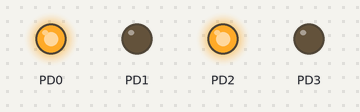
This program was run on a simulated ATmega328P, built with avr-gcc and emulated at 16 MHz (the files do not name the chip). Parts: output pins drawn as LEDs (lit = HIGH).

Above: at 1.0 s.
At 3.0 s:
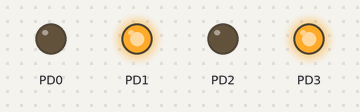
At 5.1 s:
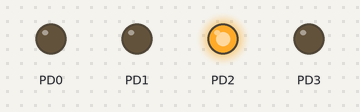
At 7.1 s:
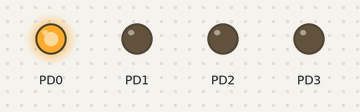
At 9.1 s:
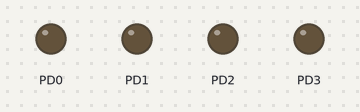
Timing chart, 0 to 13.3 s (numbered marks = the images above):
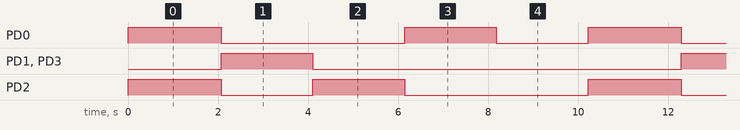

The program:

main.c
```c
/*
 * motor_drive.c
 *
 * Created: 9/15/2024 10:05:22 AM
 * Author : Hassan Abdul-razeq
 */
#define F_CPU 16000000
#include "Motor_interface.h"
#include <util/delay.h>

int main(void)
{
    Motor_init();

    while (1)
    {
        Motor_Forward();
        _delay_ms(2000);

        Motor_Backward();
        _delay_ms(2000);

        Motor_Turn_Right();
        _delay_ms(2000);

        Motor_Turn_Left();
        _delay_ms(2000);

        Motor_Stop();
        _delay_ms(2000);
    }
}
```

Motor_confg.h
```c
/*
 * Motor_confg.h
 *
 * Created: 9/15/2024 10:25:25 AM
 *  Author: Hassan
 */
#ifndef Motor_confg_H
#define Motor_confg_H

/* Motor Right */
#define MOTOR_RIGHT_PORT  DIO_Uint8_PORTD
#define MOTOR_RIGHT_PIN0  DIO_uint8_PinNO_0
#define MOTOR_RIGHT_PIN1  DIO_uint8_PinNO_1

/* Motor Left */
#define MOTOR_LEFT_PORT  DIO_Uint8_PORTD
#define MOTOR_LEFT_PIN0  DIO_uint8_PinNO_2
#define MOTOR_LEFT_PIN1  DIO_uint8_PinNO_3

#endif // Motor_confg_H
```

Motor_interface.h
```c
/*
 * Motor_interface.h
 *
 * Created: 9/15/2024 10:23:58 AM
 *  Author: Hassan
 */

void Motor_init (void);
void Motor_Forward (void);
void Motor_Backward (void);
void Motor_Turn_Right (void);
void Motor_Turn_Left (void);
void Motor_Stop (void);
```

Motor_prog.c
```c
/*
 * Motor_prog.c
 *
 * Created: 9/15/2024 10:45:36 AM
 *  Author: Hassan
 */

#include "DIO_int.h"
#include "Motor_confg.h"
#include "Motor_interface.h"

void Motor_init (void)
{
    DIO_Void_SetPINDir(MOTOR_RIGHT_PORT,MOTOR_RIGHT_PIN0,DIO_uint8_Dir_OUTPUT);
    DIO_Void_SetPINDir(MOTOR_RIGHT_PORT,MOTOR_RIGHT_PIN1,DIO_uint8_Dir_OUTPUT);

    DIO_Void_SetPINDir(MOTOR_LEFT_PORT,MOTOR_LEFT_PIN0,DIO_uint8_Dir_OUTPUT);
    DIO_Void_SetPINDir(MOTOR_LEFT_PORT,MOTOR_LEFT_PIN1,DIO_uint8_Dir_OUTPUT);
}

void Motor_Forward (void)
{
    DIO_Void_SetPINValue(MOTOR_RIGHT_PORT,MOTOR_RIGHT_PIN0,DIO_uint8_Value_HIGH);
    DIO_Void_SetPINValue(MOTOR_RIGHT_PORT,MOTOR_RIGHT_PIN1,DIO_uint8_Value_LOW);

    DIO_Void_SetPINValue(MOTOR_LEFT_PORT,MOTOR_LEFT_PIN0,DIO_uint8_Value_HIGH);
    DIO_Void_SetPINValue(MOTOR_LEFT_PORT,MOTOR_LEFT_PIN1,DIO_uint8_Value_LOW);
}

void Motor_Backward (void)
{
    DIO_Void_SetPINValue(MOTOR_RIGHT_PORT,MOTOR_RIGHT_PIN0,DIO_uint8_Value_LOW);
    DIO_Void_SetPINValue(MOTOR_RIGHT_PORT,MOTOR_RIGHT_PIN1,DIO_uint8_Value_HIGH);

    DIO_Void_SetPINValue(MOTOR_LEFT_PORT,MOTOR_LEFT_PIN0,DIO_uint8_Value_LOW);
    DIO_Void_SetPINValue(MOTOR_LEFT_PORT,MOTOR_LEFT_PIN1,DIO_uint8_Value_HIGH);
}

void Motor_Turn_Right (void)
{
    DIO_Void_SetPINValue(MOTOR_RIGHT_PORT,MOTOR_RIGHT_PIN0,DIO_uint8_Value_LOW);
    DIO_Void_SetPINValue(MOTOR_RIGHT_PORT,MOTOR_RIGHT_PIN1,DIO_uint8_Value_LOW);

    DIO_Void_SetPINValue(MOTOR_LEFT_PORT,MOTOR_LEFT_PIN0,DIO_uint8_Value_HIGH);
    DIO_Void_SetPINValue(MOTOR_LEFT_PORT,MOTOR_LEFT_PIN1,DIO_uint8_Value_LOW);
}

void Motor_Turn_Left (void)
{
    DIO_Void_SetPINValue(MOTOR_RIGHT_PORT,MOTOR_RIGHT_PIN0,DIO_uint8_Value_HIGH);
    DIO_Void_SetPINValue(MOTOR_RIGHT_PORT,MOTOR_RIGHT_PIN1,DIO_uint8_Value_LOW);

    DIO_Void_SetPINValue(MOTOR_LEFT_PORT,MOTOR_LEFT_PIN0,DIO_uint8_Value_LOW);
    DIO_Void_SetPINValue(MOTOR_LEFT_PORT,MOTOR_LEFT_PIN1,DIO_uint8_Value_LOW);
}

void Motor_Stop (void)
{

	DIO_Void_SetPINValue(MOTOR_RIGHT_PORT,MOTOR_RIGHT_PIN0,DIO_uint8_Value_LOW);
	DIO_Void_SetPINValue(MOTOR_RIGHT_PORT,MOTOR_RIGHT_PIN1,DIO_uint8_Value_LOW);

	DIO_Void_SetPINValue(MOTOR_LEFT_PORT,MOTOR_LEFT_PIN0,DIO_uint8_Value_LOW);
	DIO_Void_SetPINValue(MOTOR_LEFT_PORT,MOTOR_LEFT_PIN1,DIO_uint8_Value_LOW);
}
```

Bit_Math.h
```c
/**************************************/
/* Author:  Hassan Abdul-rezeq        *
/* Date:    25-08-2024                *
/* Version: 1.0                       *
/* file : Bit_Math.h                 *
/**************************************/

#define SET_BIT(Var,BitNo)           Var = Var | (1<<BitNo)
#define CLEAR_BIT(Var,BitNo)           Var = Var & ~(1<<BitNo)
#define TOGGLE_BIT(Var,BitNo)           Var = Var ^ (1<<BitNo)
#define GET_BIT(Var,BitNo)           (Var >> BitNo) & 1
#define ASSIGN_BI(Var,Byte)            Var = Byte
```

DIO_int.h
```c
/**************************************/
/* Author:  Hassan Abdul-rezeq        *
/* Date:    25-08-2024                *
/* Version: 1.0                       *
/* file : DIO_int.h                 *
/**************************************/
#include "STD_Types.h"

/*  define  ports */

#define DIO_Uint8_PORTB 0
#define DIO_Uint8_PORTC 1
#define DIO_Uint8_PORTD 2

/*  define  PINs */
#define DIO_uint8_PinNO_0   0
#define DIO_uint8_PinNO_1   1
#define DIO_uint8_PinNO_2   2
#define DIO_uint8_PinNO_3   3
#define DIO_uint8_PinNO_4   4
#define DIO_uint8_PinNO_5   5
#define DIO_uint8_PinNO_6   6
#define DIO_uint8_PinNO_7   7

/*  define  Directions  */
#define DIO_uint8_Dir_INPUT   0
#define DIO_uint8_Dir_OUTPUT  1

/*  define  Value */
#define DIO_uint8_Value_HIGH     1
#define DIO_uint8_Value_LOW      0


/*                 DIO_Functions                       */
void DIO_Void_SetPINDir (uint8 DIO_Uint8_PORT ,uint8 DIO_uint8_PinNO ,uint8 DIO_uint8_Dir );

void DIO_Void_SetPINValue (uint8 DIO_Uint8_PORT ,uint8 DIO_uint8_PinNO ,uint8 DIO_uint8_Value );

uint8 DIO_uint8_GetPINValue (uint8 DIO_Uint8_PORT ,uint8 DIO_uint8_PinNO  );
```

DIO_prog.c
```c
/**************************************/
/* Author:  Hassan Abdul-rezeq        *
/* Date:    25-08-2024                *
/* Version: 1.0                       *
/* file :DIO_prog.c               *
/**************************************/

#include "STD_Types.h"
 #include "Bit_Math.h"
 #include "DIO_int.h"
 #include <avr/io.h>


 void DIO_Void_SetPINDir (uint8 DIO_Uint8_PORT ,uint8 DIO_uint8_PinNO ,uint8 DIO_uint8_Dir )
 {
    switch (DIO_Uint8_PORT)
    {

    case DIO_Uint8_PORTB :    // PORTB
       if (DIO_uint8_Dir == DIO_uint8_Dir_INPUT)
       {
        CLEAR_BIT (DDRB ,DIO_uint8_PinNO);
       }
       else if (DIO_uint8_Dir == DIO_uint8_Dir_OUTPUT)
       {
          SET_BIT (DDRB,DIO_uint8_PinNO);
       }
       else
       {
        /*no thang */
       }

        break;
    case DIO_Uint8_PORTC :    // PORTC
       if (DIO_uint8_Dir == DIO_uint8_Dir_INPUT)
       {
        CLEAR_BIT (DDRC ,DIO_uint8_PinNO);
       }
       else if (DIO_uint8_Dir == DIO_uint8_Dir_OUTPUT)
       {
          SET_BIT (DDRC,DIO_uint8_PinNO);
       }
       else
       {
        /*no thang */
       }

        break;
    case DIO_Uint8_PORTD :    // PORTD
       if (DIO_uint8_Dir == DIO_uint8_Dir_INPUT)
       {
        CLEAR_BIT (DDRD ,DIO_uint8_PinNO);
       }
       else if (DIO_uint8_Dir == DIO_uint8_Dir_OUTPUT)
       {
          SET_BIT (DDRD,DIO_uint8_PinNO);
       }
       else
       {
        /*no thang */
       }

        break;

    default:
        /*NO thang*/
        break;
    }
 }


 void DIO_Void_SetPINValue (uint8 DIO_Uint8_PORT ,uint8 DIO_uint8_PinNO ,uint8 DIO_uint8_Value )
 {
    switch (DIO_Uint8_PORT)
    {

    case DIO_Uint8_PORTB :    // PORTB
       if (DIO_uint8_Value == DIO_uint8_Value_LOW)
       {
        CLEAR_BIT (PORTB ,DIO_uint8_PinNO);
       }
       else if (DIO_uint8_Value == DIO_uint8_Value_HIGH)
       {
          SET_BIT (PORTB,DIO_uint8_PinNO);
       }
       else
       {
        /*no thang */
       }

        break;
    case DIO_Uint8_PORTC :    // PORTC
       if (DIO_uint8_Value == DIO_uint8_Value_LOW)
       {
        CLEAR_BIT (PORTC ,DIO_uint8_PinNO);
       }
       else if (DIO_uint8_Value == DIO_uint8_Value_HIGH )
       {
          SET_BIT (PORTC,DIO_uint8_PinNO);
       }
       else
       {
        /*no thang */
       }

        break;
    case DIO_Uint8_PORTD :    // PORTD
       if (DIO_uint8_Value == DIO_uint8_Value_LOW)
       {
        CLEAR_BIT (PORTD ,DIO_uint8_PinNO);
       }
       else if (DIO_uint8_Value == DIO_uint8_Value_HIGH)
       {
          SET_BIT (PORTD,DIO_uint8_PinNO);
       }
       else
       {
        /*no thang */
       }

        break;

    default:
        /*NO thang*/
        break;
    }

 }


 uint8 DIO_uint8_GetPINValue (uint8 DIO_Uint8_PORT ,uint8 DIO_uint8_PinNO  )
 {
    uint8 Local_uint8_Result =0 ;
    switch (DIO_Uint8_PORT)
    {

    case DIO_Uint8_PORTB :    // PORTB
             Local_uint8_Result = GET_BIT (PINB ,DIO_uint8_PinNO);


        break;
    case DIO_Uint8_PORTC :    // PORTC
             Local_uint8_Result = GET_BIT (PINC,DIO_uint8_PinNO);


        break;
    case DIO_Uint8_PORTD :    // PORTD
            Local_uint8_Result = GET_BIT (PIND ,DIO_uint8_PinNO);

        break;

    default:
        /*NO thang*/
        break;
    }
	return Local_uint8_Result;
 }
```

STD_Types.h
```c
/**************************************/
/* Author:  Hassan Abdul-rezeq        *
/* Date:    25-08-2024                *
/* Version: 1.0                       *
/* file : STD_Types.h                 *
/**************************************/


typedef unsigned char            uint8;
typedef unsigned int             uint16;
typedef unsigned long int        uint32;
```

Measured:
- by itself, PD0: repeats every 10.2 s: LOW 4.1 s, HIGH 2.0 s, LOW 2.0 s, HIGH 2.1 s
- by itself, PD1, PD3: alternates HIGH for 2.0 s and LOW for 8.2 s
- by itself, PD2: repeats every 10.2 s: LOW 2.0 s, HIGH 2.0 s, LOW 4.1 s, HIGH 2.1 s
